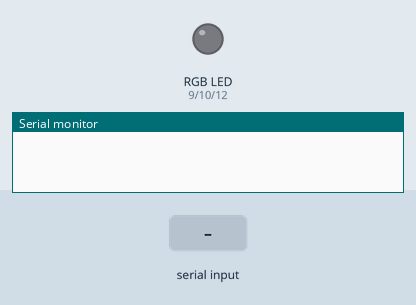
The sketch below on a simulated Arduino Uno, built with avr-gcc and run on an emulated ATmega328P. Shown: an RGB LED mixed from three pins (HIGH = lit), the last lines printed to the serial monitor. Inputs (shaded band) come from the test bench.

Above: at 1.2 s.
1.3 s: "1\n" received over Serial
At 1.9 s:
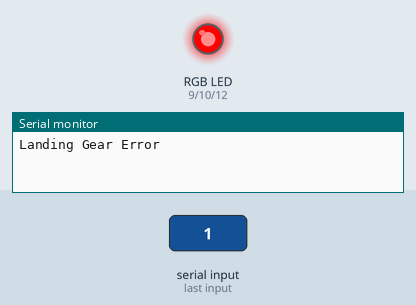
Timing chart, 0 to 4.3 s (numbered marks = the images above; inputs shaded):
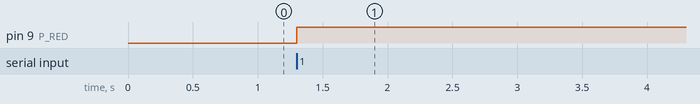

The sketch:

rgblandinggear.ino
```cpp
// by victor
//variable to use

const int P_RED = 9;
const int P_GREEN = 10;
const int P_BLUE = 12;
void setup() {
  // initialize pin variable and initialize serial com.

  //serial com
  Serial.begin(9600);

  //defining leds output
  pinMode(P_RED, OUTPUT);
  pinMode(P_GREEN, OUTPUT);
  pinMode(P_BLUE, OUTPUT);

  //initialize without color;
  defineColor(0,0,0);
}

void loop() {
  if(Serial.available()) {
    String gearStatus = Serial.readStringUntil('\n');
// checking landing gear status;
  if(gearStatus == "GEAR_DOWN") {
      defineColor(255, 0, 0);
      delay(3000);
      defineColor(0,255,0);
  } else if (gearStatus == "GEAR_UP") {
      defineColor(255, 0, 0);
      delay(3000);
      defineColor(0,0,0);
  } else {
    defineColor(255, 0, 0);
    Serial.println("Landing Gear Error");
    gearStatus == "GEAR_ERROR\n";
  }
  }


}

void defineColor(int red, int green, int blue) {
  analogWrite(P_RED, red);
  analogWrite(P_GREEN, green);
  analogWrite(P_BLUE, blue);
}
```

Measured:
- after the input at 1.3 s, pin 9 (P_RED): LOW → HIGH at once
